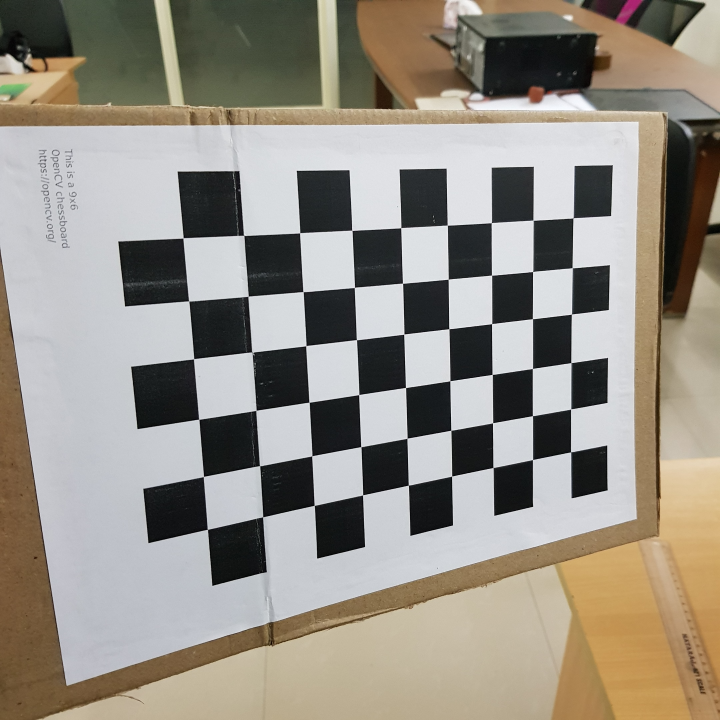
#> input picture images/20181008_193712.jpg, 2160 x 2160 px (shown at 1/3 size); its folder holds 4 pictures in this run
$ python undistort.py
#> lines starting #> are read from the running program, lines starting #| are printed output that depends on the picture
import numpy as np
import cv2
import glob


# termination criteria
criteria = (cv2.TERM_CRITERIA_EPS + cv2.TERM_CRITERIA_MAX_ITER, 30, 0.001)

# prepare object points, like (0,0,0), (1,0,0), (2,0,0) ....,(6,5,0)
objp = np.zeros((6*7,3), np.float32)
objp[:,:2] = np.mgrid[0:7,0:6].T.reshape(-1,2)

# Arrays to store object points and image points from all the images.
objpoints = [] # 3d point in real world space
imgpoints = [] # 2d points in image plane.

images = glob.glob('images/*.jpg')

for fname in images:
    img = cv2.imread(fname)
#> img is the input picture: shape (2160, 2160, 3); mean B, G, R 133.6, 143.7, 149.6
    gray = cv2.cvtColor(img,cv2.COLOR_BGR2GRAY)
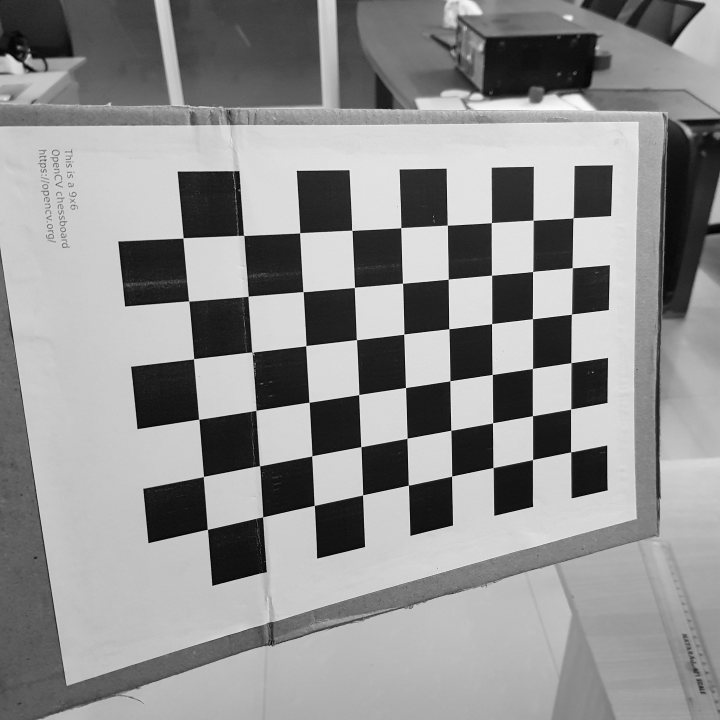
#> gray: shape (2160, 2160) (shown at 1/3 size); min 0, max 255, mean 144.3

    # Find the chess board corners
    ret, corners = cv2.findChessboardCorners(gray, (7,6),None)
#> ret = False; corners = None

    # If found, add object points, image points (after refining them)
    if ret == True:
        objpoints.append(objp)

        corners2 = cv2.cornerSubPix(gray,corners,(11,11),(-1,-1),criteria)
        imgpoints.append(corners2)

        # Draw and display the corners
        img = cv2.drawChessboardCorners(img, (7,6), corners2,ret)
        cv2.imshow('img',img)
        cv2.waitKey(500)
#> pass 2 of the loop `for fname in images:`:
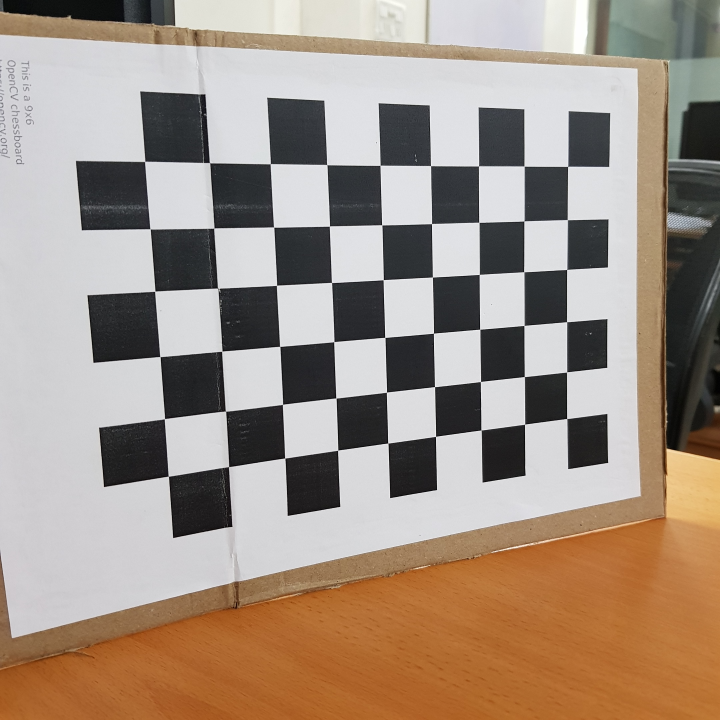
#> input picture images/20181008_193743.jpg, 2160 x 2160 px (shown at 1/3 size)
#> img is the input picture: shape (2160, 2160, 3); mean B, G, R 133, 145.9, 161.4
#> `gray = cv2.cvtColor(img,cv2.COLOR_BGR2GRAY)`:
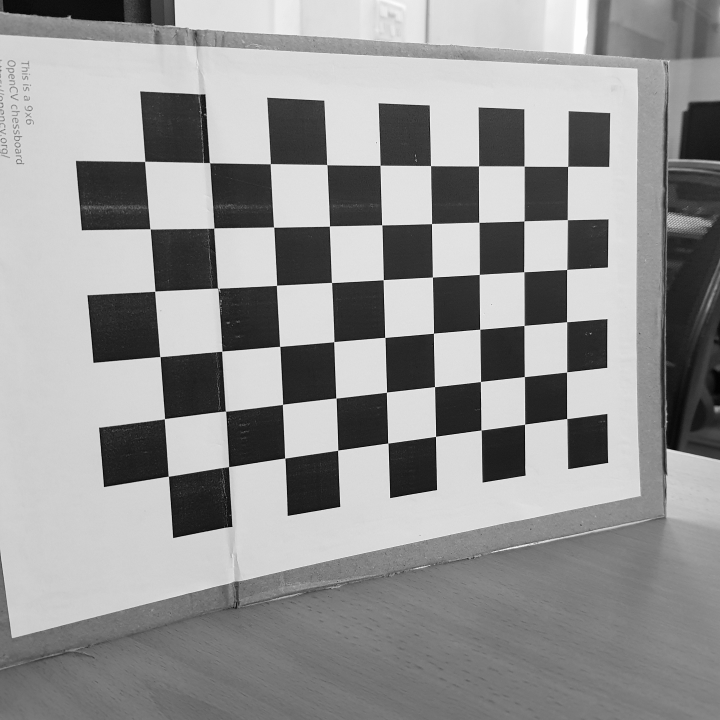
#> gray: shape (2160, 2160) (shown at 1/3 size); min 0, max 255, mean 149
#> corners = 38 rows, first 8: [472, 1063], [1146, 676], [988.5, 678.5], [821.5, 682.5], [642.5, 685], [995.5, 848.5], [831, 857], [657, 865]
#> pass 3 of the loop `for fname in images:`:
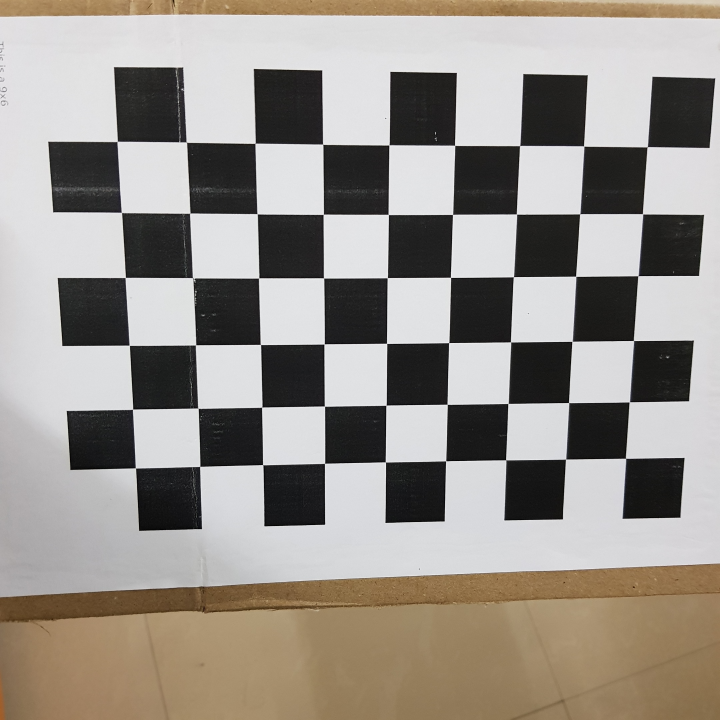
#> input picture images/20181008_193805.jpg, 2160 x 2160 px (shown at 1/3 size)
#> img is the input picture: shape (2160, 2160, 3); mean B, G, R 140.1, 146.9, 152.6
#> `gray = cv2.cvtColor(img,cv2.COLOR_BGR2GRAY)`:
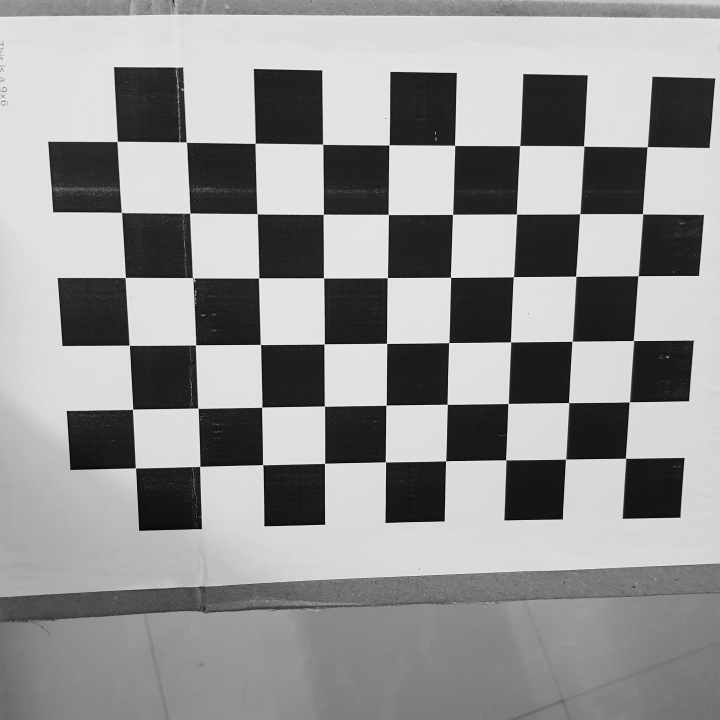
#> gray: shape (2160, 2160) (shown at 1/3 size); min 0, max 255, mean 147.8
#> corners = None
#> the loop made 4 passes; the first 3 are shown

cv2.destroyAllWindows()

ret, mtx, dist, rvecs, tvecs = cv2.calibrateCamera(objpoints, imgpoints, gray.shape[::-1],None,None)

img = cv2.imread('PlateDimensions/images/plate/plate7.jpg')
#> (the run stopped early here; a loop or call above may not have finished)
